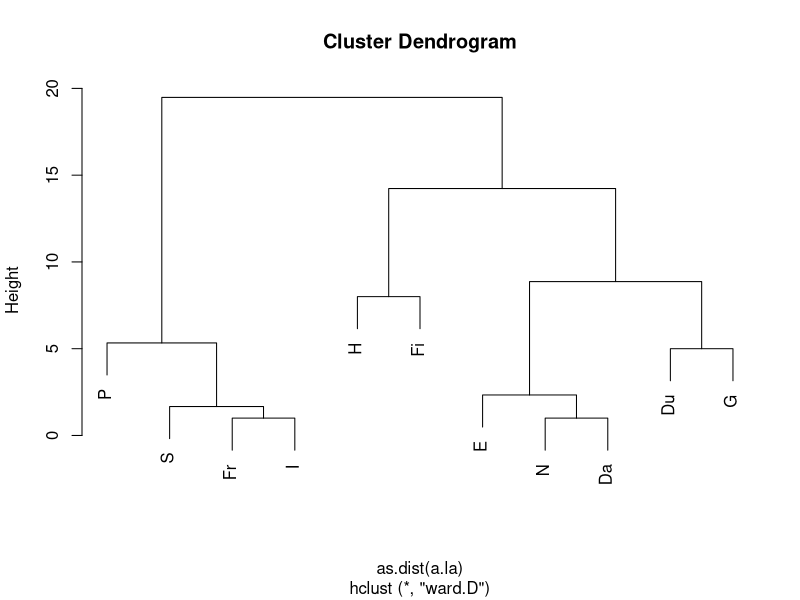
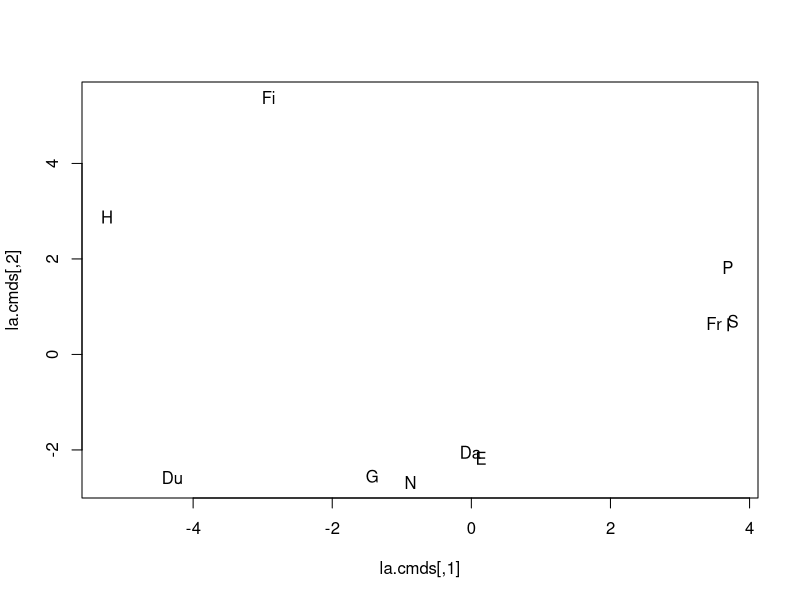
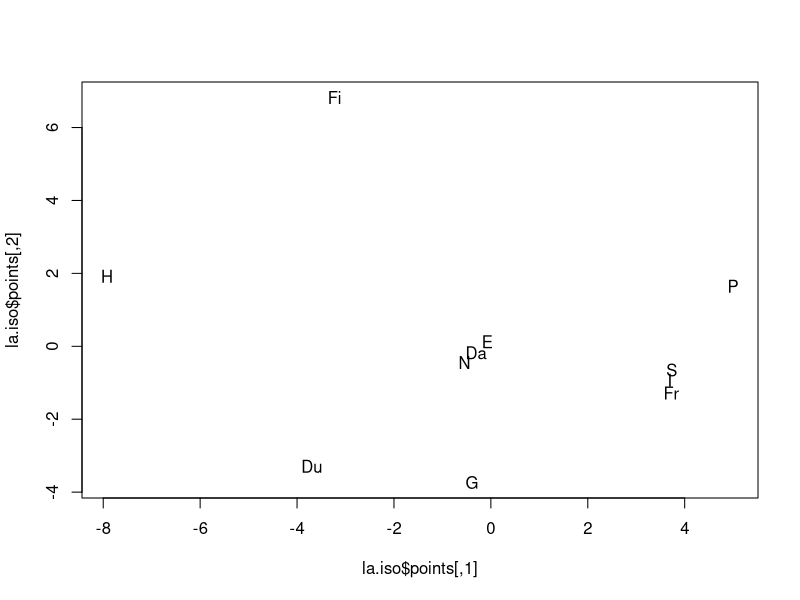
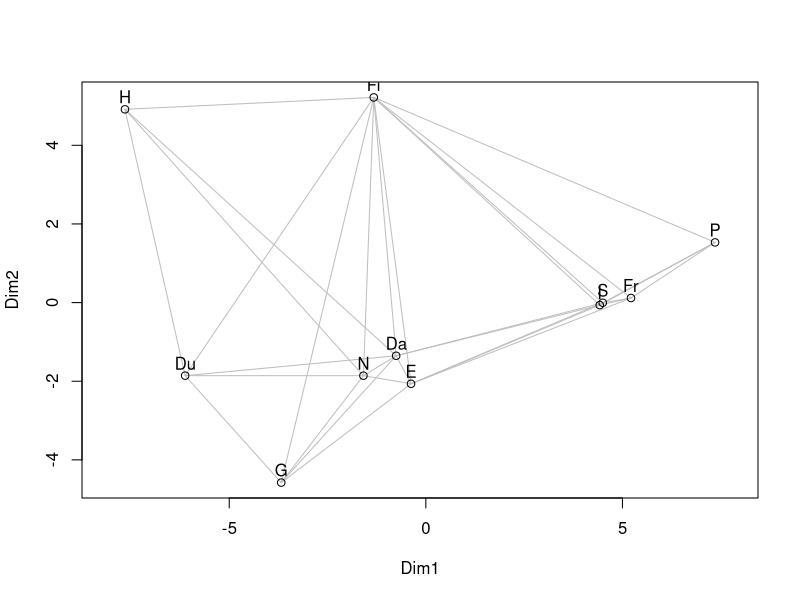
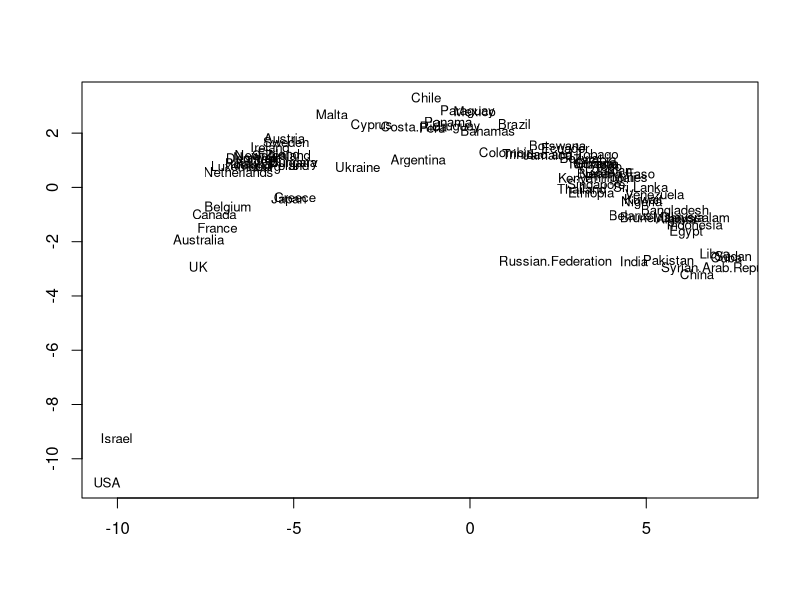
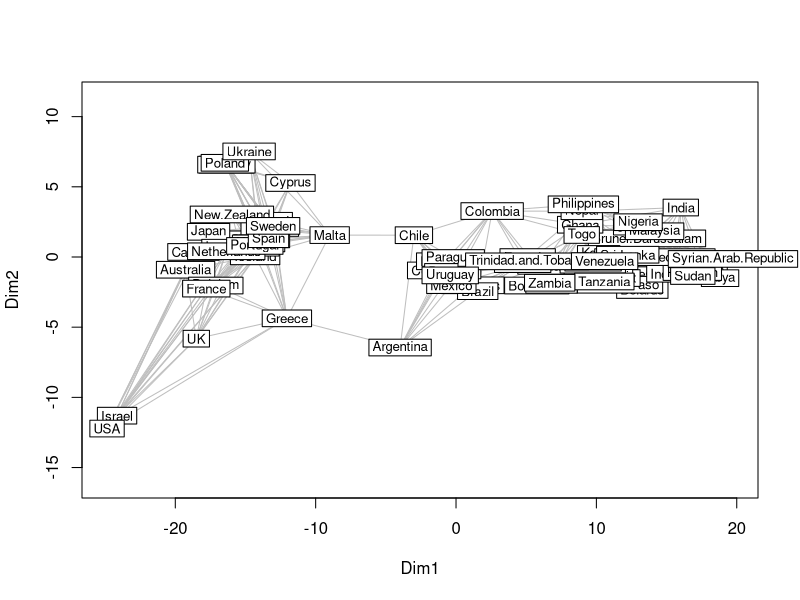
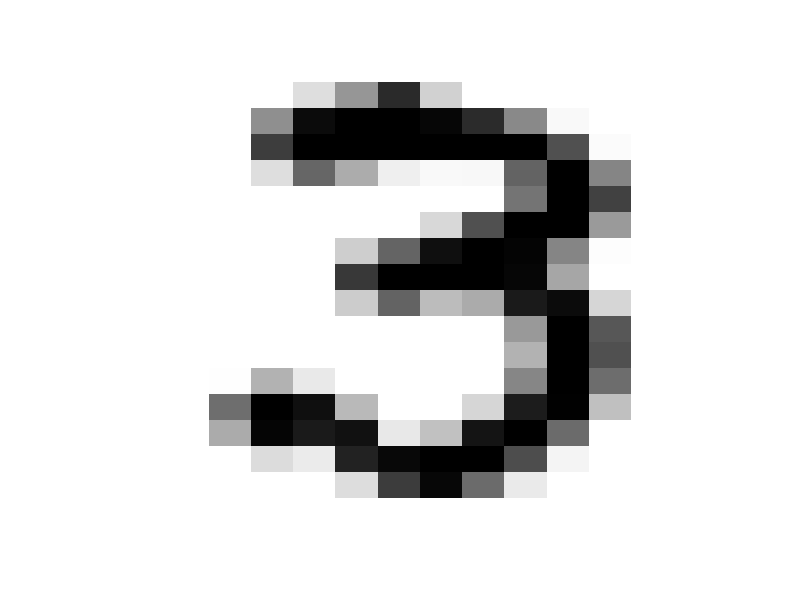
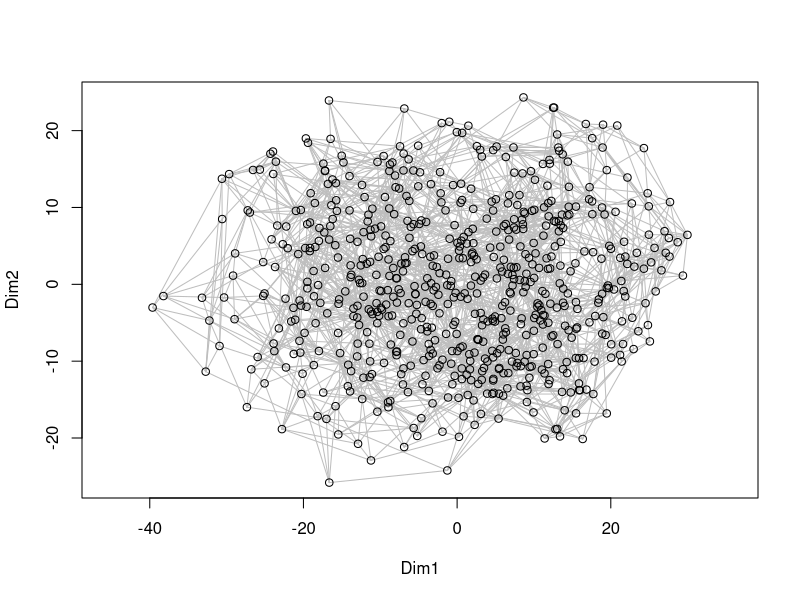

Recreate these plots in R, in order.
## ---- chunk 1
knitr::opts_chunk$set(echo = TRUE, fig.width=6, fig.height=6,  
                      warning=FALSE, message=FALSE, tidy=TRUE) #, eval = FALSE)
## ---- chunk 2
a.la <- read.table('../Lecture23/languages.dat', header=FALSE)
a.la <- a.la + t(a.la)
la.hc <- hclust(as.dist(a.la), method='ward.D')
la.nms <- c(
'E',
'N',
'Da',
'Du',
'G',
'Fr',
'S',
'I',
'P',
'H',
'Fi'
)
plot(la.hc, labels=la.nms)
## ---- chunk 3
# a.la <- read.table('languages.dat', header=FALSE)
# a.la <- a.la + t(a.la)
la.cmds <- cmdscale(a.la, k=2)
plot(la.cmds, type='n')
text(la.cmds, labels=la.nms)
## ---- chunk 4
la.iso <- MASS::isoMDS(as.matrix(a.la), k=2, maxit=500, tol=1e-6)
plot(la.iso$points, type='n')
text(la.iso$points, labels=la.nms)
## ---- chunk 5
library(vegan)
a <- isomap(a.la, ndim=2, k=3)
plot(a, type='points', net=TRUE) 
text(a$points, labels=la.nms, pos=3, offset=.3)
## ---- chunk 6
X <- read.table(file='../Lecture20/unvotes.csv', sep=',', row.names=1, header=TRUE)
X2 <- X[complete.cases(X),]
dd <- dist(t(X2)) 
tmp <- cmdscale(dd, k =2) 
## ---- chunk 7
plot(tmp, pch=19, col='gray50', cex=2, type='n', xlab='', ylab='')
text(tmp[,1], tmp[,2], labels=rownames(tmp), cex=.8)
## ---- chunk 8
a <- isomap(dd, ndim=2, k=10)
plot(a, type='text', net=TRUE) 
## ---- chunk 9
a <- read.table('../Lecture24/train.3.txt', header=FALSE, sep=',')
## ---- chunk 10
myImagePlot <- function(x){
  min <- min(x)
  max <- max(x)
  ColorRamp <- grey(seq(1,0,length=256))
  ColorLevels <- seq(min, max, length=length(ColorRamp))
  reverse <- nrow(x):1
  x <- x[reverse,]
  image(1:ncol(x), 1:nrow(x), t(x), col=ColorRamp, xlab="",
        ylab="", axes=FALSE, zlim=c(min,max))
}
n <- dim(a)[1]
set.seed(31)
myImagePlot(t(matrix(unlist(a[sample(n,1),]), 16, 16)))
## ---- chunk 11
dd <- dist(a)
# dd <- 1-abs(cor(t(a)))
a.iso <- isomap(dd, ndim=2, k=5)
plot(a.iso, type='points', net=TRUE) 
## ---- chunk 12
plot(a.iso, type='points', net=TRUE) 
sp <- c(116, 153, 172, 287, 371, 489)
points(a.iso$points[sp, ], pch=19, col='red')
## ---- chunk 13
plot(a.iso, type='points', net=TRUE) 
library(fields)
for(j in sp) {
  im <- matrix(unlist(a[j,]), 16, 16)
  add.image(a.iso$points[j,1], a.iso$points[j,2], im, image.width=.1, col=grey(seq(1,0,length=256)))
}
## ---- chunk 14
plot(a.iso, type='points', net=TRUE) 
sp <- c(220, 243, 324, 353, 454, 517)
for(j in sp) {
  im <- matrix(unlist(a[j,]), 16, 16)
  add.image(a.iso$points[j,1], a.iso$points[j,2], im, image.width=.1, col=grey(seq(1,0,length=256)))
}
## ---- chunk 15
dd <- 1-abs(cor(t(a)))
a.iso <- isomap(dd, ndim=2, k=5)
plot(a.iso, type='points', net=TRUE) 
## ---- chunk 16
plot(a.iso, type='points', net=TRUE) 
# sp <- identify(a.iso$points)
sp <- c(9,  46, 101, 330, 343, 381, 396, 626)
for(j in sp) {
  im <- matrix(unlist(a[j,]), 16, 16)
  add.image(a.iso$points[j,1], a.iso$points[j,2], im, image.width=.1, col=grey(seq(1,0,length=256)))
}
## ---- chunk 17
plot(a.iso, type='points', net=TRUE) 
# sp <- identify(a.iso$points)
sp <- c(51,  99, 104, 155, 336, 400, 438, 521)
for(j in sp) {
  im <- matrix(unlist(a[j,]), 16, 16)
  add.image(a.iso$points[j,1], a.iso$points[j,2], im, image.width=.1, col=grey(seq(1,0,length=256)))
}
